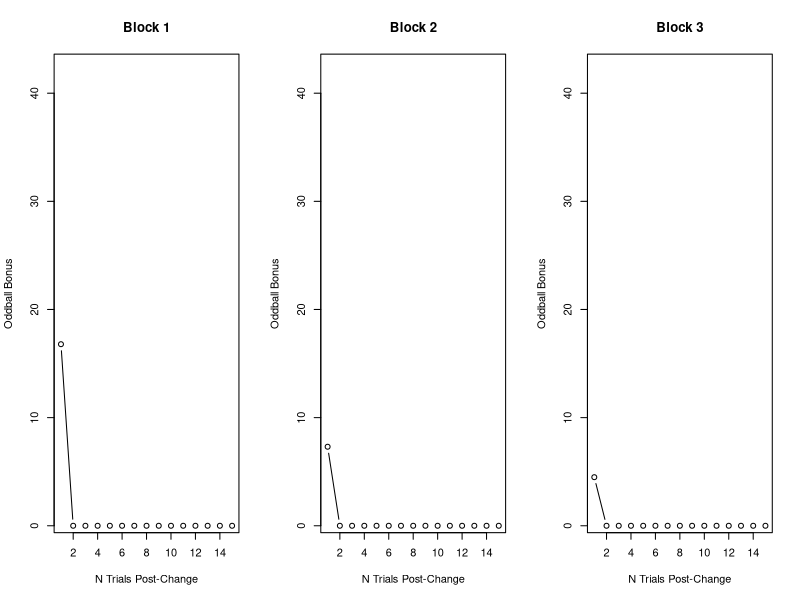

Generate this figure with R:
# parameters
A <- 16.79 # size of change bonus
k <- 14.74 # trial decay parameter
j <- 1.2 # block decay parameter

# constants
nTrials <- 30 # number of trials to calculate bonus size for
nTrialsToPlot <- 15 # number of trials to plot bonus size for
nBlocks <- 3

# function
bonusFunction <- function(nTrials, blockNumber, changeBonus, trialDecay, blockDecay){
  
  return( changeBonus * ( blockNumber ^ -blockDecay ) * ( c(1:nTrials) ^ -trialDecay ) )
}

# calculate and plot bo nuses as a function of block and trial number
bonuses <- matrix(nrow = nBlocks, ncol = nTrials)
par(mfrow = c(1,nBlocks))

for (i in 1:nBlocks){
  
  bonuses[i,1:nTrials] <- bonusFunction(nTrials, i, A, k, j)
  plot(1:nTrialsToPlot, bonuses[i,1:nTrialsToPlot], type = "b", ylim = c(1,min(100,max(30, A * 2.5))),main = sprintf("Block %.0f", i), xlab = "N Trials Post-Change", ylab = "Oddball Bonus")
  
}